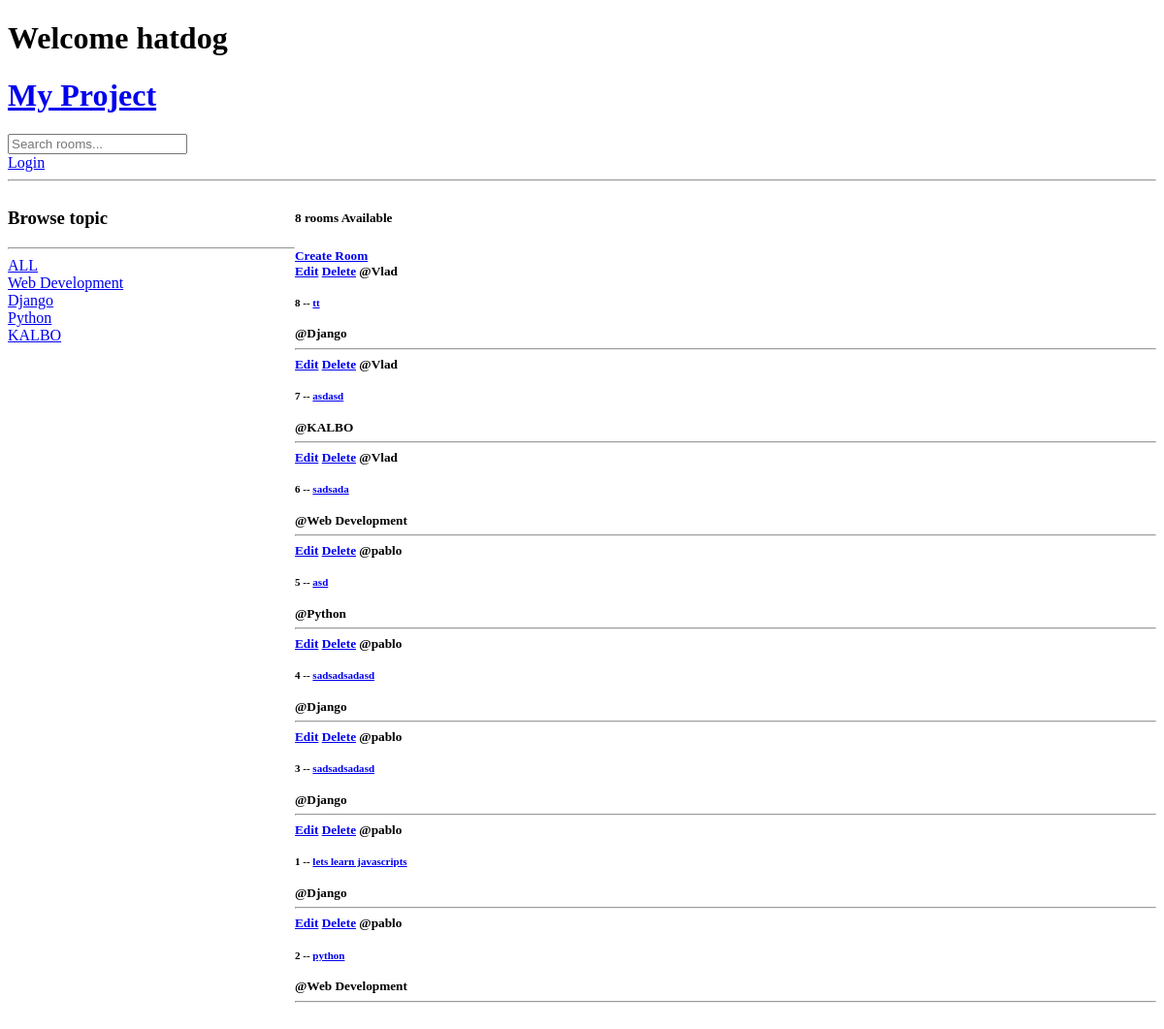
Before: / with the older database file.
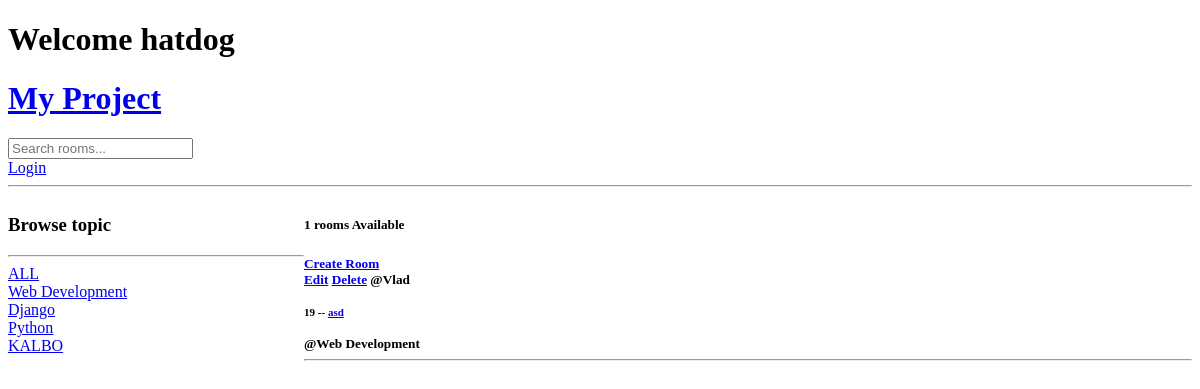
After: the same page with the newer database file.
### myapp/models.py (models this page shows, shortened)
class Topic(models.Model):
     name = models.CharField(max_length=200)

class Room(models.Model):
    host = models.ForeignKey(User, on_delete=models.SET_NULL, null=True)
    topic = models.ForeignKey(Topic, on_delete=models.SET_NULL, null=True)
    name = models.CharField(max_length=100)
    description = models.TextField(null=True, blank=True)
    updated = models.DateTimeField(auto_now=True)
    created = models.DateTimeField(auto_now_add=True)
    class Meta:
        ordering = ['-updated', '-created']  # Order by updated and created date in descending order

### myapp/views.py (the view)
# urls.py: path('', views.home, name="home"),
def home(request):
    q = request.GET.get('q') if request.GET.get('q') != None else ''
    rooms = Room.objects.filter(
        Q(topic__name__icontains=q) |
        Q(name__icontains=q) |
        Q(description__icontains=q)
    )
    topics = Topic.objects.all()
    rooms_count = rooms.count()
    context = {'rooms': rooms, 'topics': topics, 'rooms_count': rooms_count}
    return render(request, 'base/index.html', context)

### myapp/templates/base/index.html (shortened to what this page needs)
    {% extends 'main.html' %}
    {% block content %}
   <div class= "home-container">
      <div>
         <h3>Browse topic</h3>
         <hr>
         <div>
            <a href="{% url 'home' %}">ALL</a>
         </div>
         {%for topic in topics%}
         <div>
            <a href="{% url 'home' %}?q={{ topic.name }}">{{ topic.name }}</a>
         </div>
         {%endfor%}
      </div>
      <div>
         <h5>{{rooms_count}} rooms Available<h5>
       <a  href="{% url 'create-room' %}">Create Room</a>
         <div>
            {%for room in rooms%}
            <div>
                  <a href = "{% url 'update-room' room.id %}">Edit</a>
                  <a href = "{% url 'delete-room' room.id %}">Delete</a>
                  <span> @{{room.host.username}}</span>
                   <h5>{{room.id}} -- <a href=/room/{{room.id}}>{{room.name}}</a></h5>
                   <span> @{{room.topic.name}}</span>
                   <hr>
            </div>
            {%endfor%}
         </div>
      </div>
   </div>
   {% endblock %}

### templates/main.html (shortened to what this page needs)
<!DOCTYPE html>
<html lang="en">
<head>
</head>
<body>
    {% include 'navbar.html' %}
    {% block content %}{% endblock %}
</body>
</html>

### templates/navbar.html
<h1>Welcome hatdog</h1>
<a href="/">
    <h1>My Project</h1>
</a>
<form method="get" action="{% url 'home' %}">
    <input type="text" name="q" placeholder="Search rooms..."/>
</form>
{%if request.user.is_authenticated %}
<a href="{% url 'logout' %}">Logout</a>
{% else %}
<a href="{% url 'login' %}">Login</a>
{% endif %}
<hr>

### myapp/templates/base/index.html (style rules this page uses)
.home-container { display: grid; grid-template-columns: 1fr 3fr; }

Changed rows visible on the page:
removed Room: host.username "Vlad", id "8", name "tt", topic.name "Django"
removed Room: host.username "Vlad", id "7", name "asdasd", topic.name "KALBO"
removed Room: host.username "Vlad", id "6", name "sadsada", topic.name "Web Development"
removed Room: host.username "pablo", id "5", name "asd", topic.name "Python"
removed Room: host.username "pablo", id "4", name "sadsadsadasd", topic.name "Django"
removed Room: host.username "pablo", id "3", name "sadsadsadasd", topic.name "Django"
removed Room: host.username "pablo", id "1", name "lets learn javascripts", topic.name "Django"
removed Room: host.username "pablo", id "2", name "python", topic.name "Web Development"
added Room: host.username "Vlad", id "19", name "asd", topic.name "Web Development"
Other visible differences:
{{ rooms_count }}: "8" → "1"
